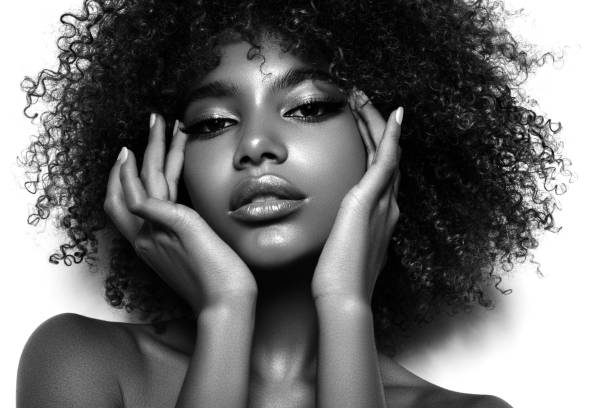
#> input picture girl.jpg, 612 x 408 px
$ python ALLinFrequencyDomain.py
#> lines starting #> are read from the running program, lines starting #| are printed output that depends on the picture
# -*- coding: utf-8 -*-
"""
Created on Mon Apr 11 12:01:11 2022

@author: 076MSICE003 ANIL Pudasaini

Filters in Frequency Domain
"""

from cmath import pi
from math import floor, sqrt, exp
from scipy import fftpack
import numpy as np
import imageio
from PIL import Image

# [12 lines left out: functions readImage, shiftXY, not called in this run]

def frequency_image(image):
  npImage = np.array(image)
  fft = fftpack.fftshift(fftpack.fft2(npImage))
  magnitude_spectrum = 20*np.log(np.abs(fft))
  newImage = Image.fromarray(magnitude_spectrum.astype(np.uint8))
  newImage.show()

# [143 lines left out: functions laplacian, idealLPF, butterworthLPF, gaussianLPF, idealHPF, butterworthHPF and 1 more, not called in this run]

inp=int(input("Enter your choice:\n \
    1. Fourier Image \n \
    2. Laplacian \n \
    \n Low Pass Filter \n \
    3. Ideal LPF \n \
    4. Butterworth LPF \n \
    5. Gaussian LPF \n \
   \n 3High Pass Filter \n \
    6. Ideal HPF \n \
    7. Butterworth HPF \n \
    8. Gaussian HPF \n \
    "))
#> the answer given: 1

#READING IMAGE
im=imageio.imread("girl.jpg",as_gray = True)
#> im is the input picture: shape (408, 612) float32; min 0, max 255, mean 115.1


if(inp==1):
    frequency_image(im)
#> in frequency_image, `magnitude_spectrum = 20*np.log(np.abs(fft))`:
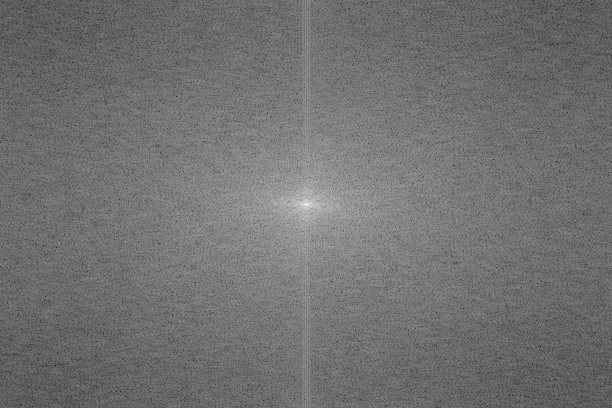
#> magnitude_spectrum: shape (408, 612) float32; min 17.31, max 343.5, mean 162.5; drawn with min black and max white
#> in frequency_image, `newImage = Image.fromarray(magnitude_spectrum.astype(np.uint8))`:
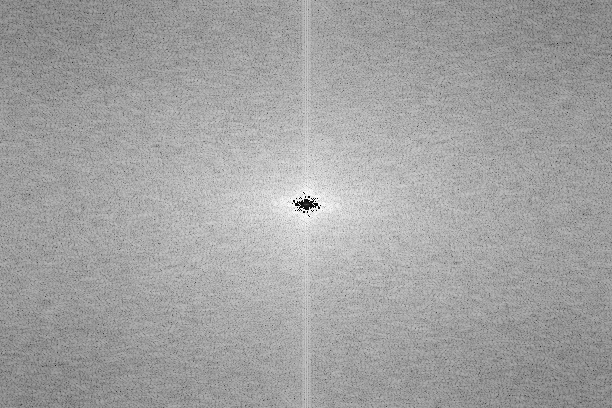
#> newImage: PIL image 612x408 L; min 0, max 255, mean 161.8
elif(inp==2):
    laplacian(im)
elif(inp==3):
    idealLPF(im)
elif(inp==4):
    butterworthLPF(im)
elif(inp==5):
    gaussianLPF(im)
elif(inp==6):
    idealHPF(im)
elif(inp==7):
    butterworthHPF(im)
elif(inp==8):
    gaussianHPF(im)

$ run again, with cats.jpg copied over girl.jpg
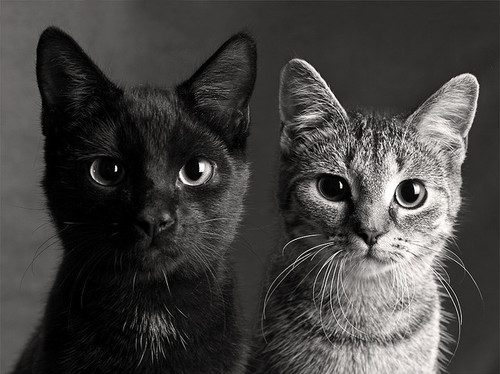
#> input picture cats.jpg, 500 x 374 px
#> in frequency_image, `magnitude_spectrum = 20*np.log(np.abs(fft))`:
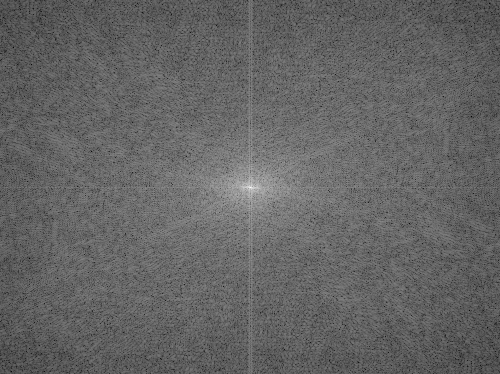
#> magnitude_spectrum: shape (374, 500) float32; min 69.48, max 326.6, mean 171; drawn with min black and max white
#> in frequency_image, `newImage = Image.fromarray(magnitude_spectrum.astype(np.uint8))`:
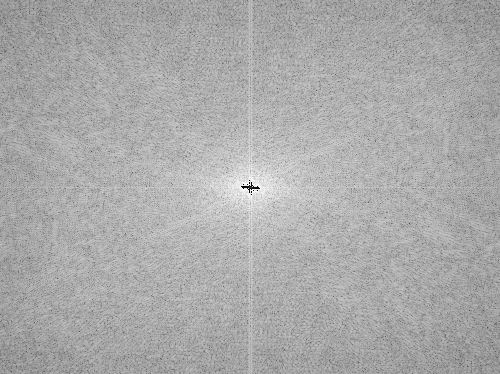
#> newImage: PIL image 500x374 L; min 1, max 255, mean 170.4

$ run again, with einstein.jpg copied over girl.jpg
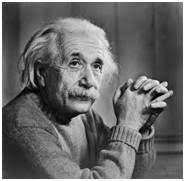
#> input picture einstein.jpg, 185 x 181 px
#> im is the input picture: shape (181, 185) float32; min 0, max 255, mean 104.6
#> in frequency_image, `magnitude_spectrum = 20*np.log(np.abs(fft))`:
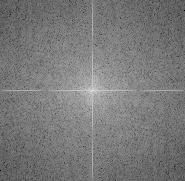
#> magnitude_spectrum: shape (181, 185) float32; min 5.68, max 301.4, mean 146.7; drawn with min black and max white
#> in frequency_image, `newImage = Image.fromarray(magnitude_spectrum.astype(np.uint8))`:
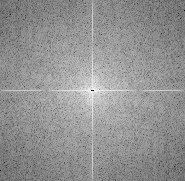
#> newImage: PIL image 185x181 L; min 1, max 249, mean 146.2

$ run again, with lion.jpg copied over girl.jpg
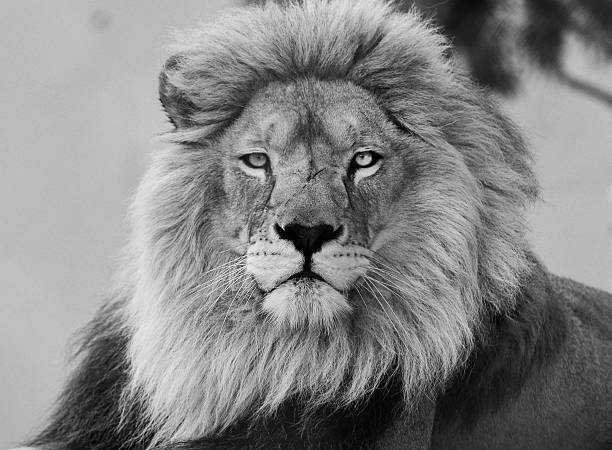
#> input picture lion.jpg, 612 x 450 px
#> im is the input picture: shape (450, 612) float32; min 0, max 255, mean 133.1
#> in frequency_image, `magnitude_spectrum = 20*np.log(np.abs(fft))`:
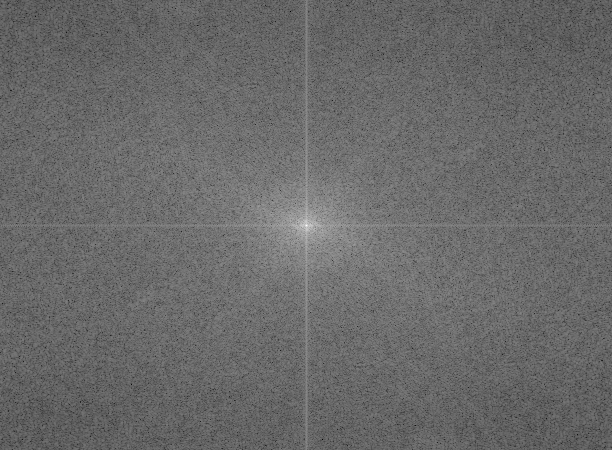
#> magnitude_spectrum: shape (450, 612) float32; min 49.61, max 348.3, mean 173.5; drawn with min black and max white
#> in frequency_image, `newImage = Image.fromarray(magnitude_spectrum.astype(np.uint8))`:
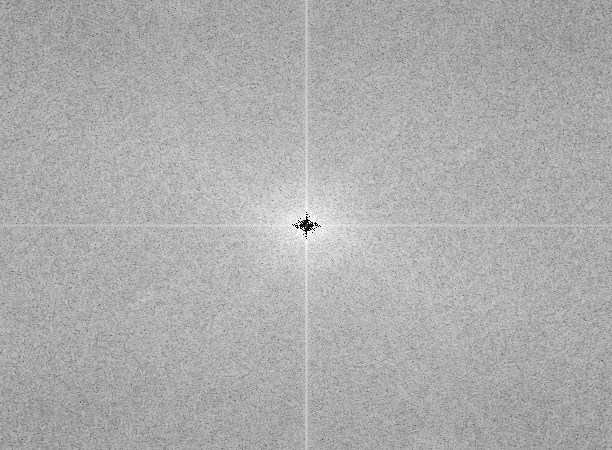
#> newImage: PIL image 612x450 L; min 0, max 255, mean 172.8
